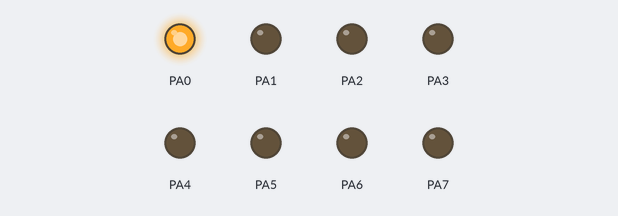
This program was run on a simulated ATmega32, built with avr-gcc and emulated at 8 MHz. Shown: output pins drawn as LEDs (lit = HIGH).

Above: at 0.05 s.
At 0.55 s:
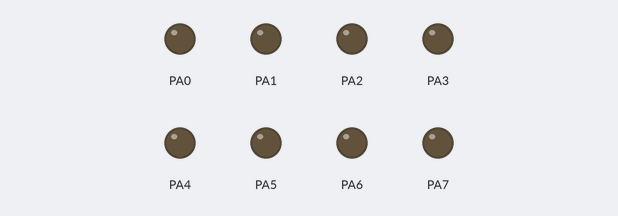
At 0.75 s:
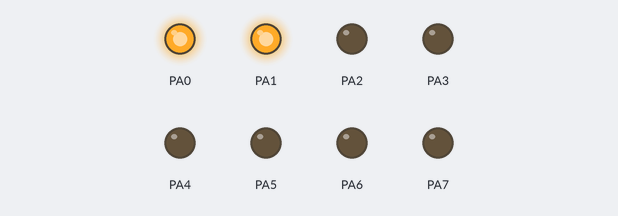
At 1.45 s:
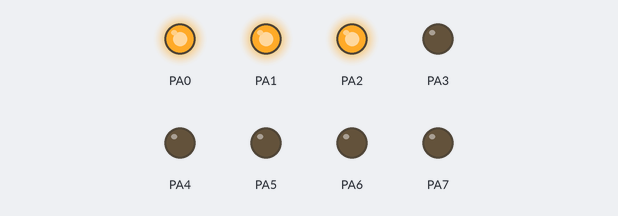
At 2.15 s:
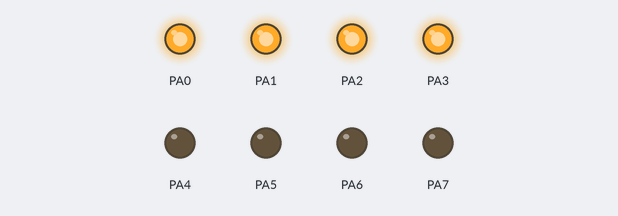
At 2.85 s:
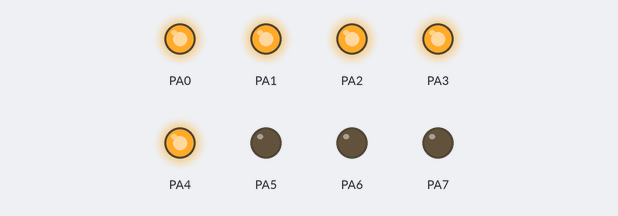
Timing chart, 0 to 3.1 s (numbered marks = the images above):
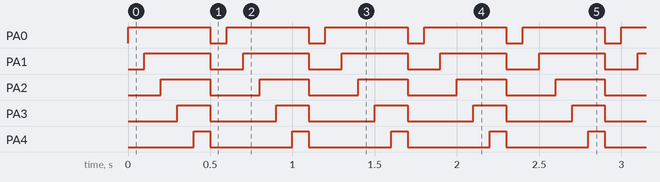

The program:

main.c
```c
/*
 * lab1.c
 *
 * Created: 5/19/2023 6:29:50 PM
 * Author : omart
 */


#define F_CPU		8000000UL

#include "Utilities.h"
#include "util/delay.h"
#include <avr/io.h>


int main(void)
{
	//PORTA pins ====> Output
	DDRA = 0xFF;
	while (1)
	{
			SET_BIT(PORTA,0);
			_delay_ms(100);
			SET_BIT(PORTA,1);
			_delay_ms(100);
			SET_BIT(PORTA,2);
			_delay_ms(100);
			SET_BIT(PORTA,3);
			_delay_ms(100);
			SET_BIT(PORTA,4);
			_delay_ms(100);
			CLEAR_BIT(PORTA,0);
			CLEAR_BIT(PORTA,1);
			CLEAR_BIT(PORTA,2);
			CLEAR_BIT(PORTA,3);
			CLEAR_BIT(PORTA,4);
			_delay_ms(100);


	}
}
```

Utilities.h
```c
/*
 * Utilities.h
 *
 * Created: 5/19/2023 4:44:57 PM
 *  Author: omart
 */


#ifndef UTILITIES_H_
#define UTILITIES_H_

#include <stdio.h>
#include <stdint.h>

#define SET_BIT(reg,bit)		(reg|=(1<<bit))
#define TOGGLE_BIT(reg,bit)		(reg^=(1<<bit))
#define CLEAR_BIT(reg,bit)		(reg&=~(1<<bit))
#define READ_BIT(reg,bit)		((reg>>bit)&1)


#endif /* UTILITIES_H_ */
```

Measured:
- by itself, PA0: alternates HIGH for 0.50 s and LOW for 0.10 s
- by itself, PA1: alternates HIGH for 0.40 s and LOW for 0.20 s
- by itself, PA2: alternates HIGH for 0.30 s and LOW for 0.30 s
- by itself, PA3: alternates HIGH for 0.20 s and LOW for 0.40 s
- by itself, PA4: alternates HIGH for 0.10 s and LOW for 0.50 s
